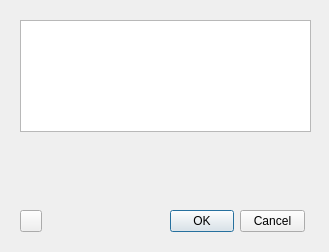
<?xml version="1.0" encoding="UTF-8"?>
<ui version="4.0">
 <class>BookmarkDialog</class>
 <widget class="QDialog" name="BookmarkDialog">
  <property name="geometry">
   <rect>
    <x>0</x>
    <y>0</y>
    <width>329</width>
    <height>252</height>
   </rect>
  </property>
  <property name="windowTitle">
   <string>Bookmark</string>
  </property>
  <widget class="AnnotationEdit" name="bookmarkName">
   <property name="geometry">
    <rect>
     <x>20</x>
     <y>20</y>
     <width>291</width>
     <height>112</height>
    </rect>
   </property>
   <property name="plainText">
    <string/>
   </property>
   <property name="placeholderText">
    <string>Annotation (optional)</string>
   </property>
  </widget>
  <widget class="BookmarkColourWidget" name="colourPicker" native="true">
   <property name="geometry">
    <rect>
     <x>20</x>
     <y>150</y>
     <width>291</width>
     <height>38</height>
    </rect>
   </property>
  </widget>
  <widget class="QDialogButtonBox" name="buttonBox">
   <property name="geometry">
    <rect>
     <x>170</x>
     <y>210</y>
     <width>135</width>
     <height>22</height>
    </rect>
   </property>
   <property name="standardButtons">
    <set>QDialogButtonBox::StandardButton::Cancel|QDialogButtonBox::StandardButton::Ok</set>
   </property>
  </widget>
  <widget class="QPushButton" name="bookmarkDelete">
   <property name="geometry">
    <rect>
     <x>20</x>
     <y>210</y>
     <width>22</width>
     <height>22</height>
    </rect>
   </property>
   <property name="toolTip">
    <string>Delete bookmark</string>
   </property>
  </widget>
 </widget>
 <customwidgets>
  <customwidget>
   <class>AnnotationEdit</class>
   <extends>QPlainTextEdit</extends>
   <header>bookmarks/dlgbookmark.h</header>
  </customwidget>
  <customwidget>
   <class>BookmarkColourWidget</class>
   <extends>QWidget</extends>
   <header>bookmarks/bookmarkcolourwidget.h</header>
  </customwidget>
 </customwidgets>
 <resources/>
 <connections/>
</ui>
